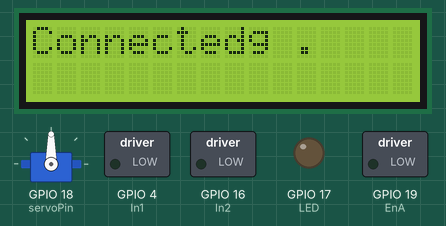
A program run on a simulated ESP32. Shown: servo, 16×2 character LCD, switched loads named in the program (green lamp = pin HIGH), output pins drawn as LEDs (lit = HIGH). WiFi joins after 1.5 s; servers stay silent unless stated; the Firebase database answers and starts empty; what the program prints to the serial monitor is not drawn.

Above: at 1.6 s.
Timing chart, 0 to 4.5 s (numbered marks = the images above):
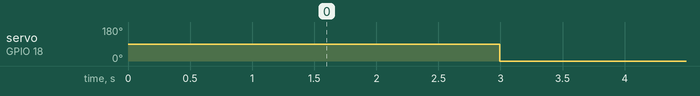

Measured:
- by itself, servo on GPIO 18 (servoPin): 90° → 0° at 3.0 s

The program:

main.cpp
```cpp
#include <WiFi.h>
#include <LiquidCrystal_I2C.h>
#include <Firebase_ESP_Client.h>
#include <ESP32_Servo.h>
#include <addons/TokenHelper.h>
#include <addons/RTDBHelper.h>
#include <secrets.h>
// -- Pinouts and instances
// Motor A
#define EnA 19
#define In1 4
#define In2 16
// led
#define LED 17
// servo
#define servoPin 18

Servo doorServo;                    // create servo object to control a servo
LiquidCrystal_I2C lcd(0x27, 16, 2); // I2C address 0x27, 16 column and 2 rows

// Define Firebase Data object
FirebaseData fbdo;

FirebaseAuth auth;
FirebaseConfig config;

bool boolgate = false;
int stategate = 0;
int gatet0 = 0;

bool booldoor = false;
int statedoor = 0;

int brightnessled = 0;
int firebaseled = 0;
bool boolled = false;

void setup()
{

  Serial.begin(115200);
  doorServo.attach(servoPin); // attaches the servo on pin 18 to the servo object

  // setup  LED
  // pinMode(LED, OUTPUT);
  pinMode(EnA, OUTPUT);

  pinMode(In1, OUTPUT);
  pinMode(In2, OUTPUT);

  pinMode(LED, OUTPUT);

  lcd.init(); // initialize the lcd
  lcd.backlight();

  WiFi.begin(WIFI_SSID, WIFI_PASSWORD);
  Serial.print("Connecting to Wi-Fi");
  lcd.setCursor(0, 0); // Move cursor to (0, 0)
  lcd.print("Connecting .");

  while (WiFi.status() != WL_CONNECTED)
  {
    Serial.print(".");
    delay(300);
  }
  Serial.println();
  Serial.print("Connected with IP: ");
  Serial.println(WiFi.localIP());
  Serial.println();

  // Firbase stuff
  Serial.printf("Firebase Client v%s\n\n", FIREBASE_CLIENT_VERSION);
  /* Assign the api key (required) */
  config.api_key = API_KEY;
  /* Assign the user sign in credentials */
  auth.user.email = USER_EMAIL;
  auth.user.password = USER_PASSWORD;
  /* Assign the RTDB URL (required) */
  config.database_url = DATABASE_URL;
  /* Assign the callback function for the long running token generation task */
  config.token_status_callback = tokenStatusCallback; // see addons/TokenHelper.h
  Firebase.begin(&config, &auth);
  // Comment or pass false value when WiFi reconnection will control by your code or third party library
  Firebase.reconnectWiFi(true);
  Firebase.setDoubleDigits(5);
  // -- end of firebase stuff

  lcd.setCursor(0, 0); // Move cursor to (0, 0)
  lcd.print("Connected");
  delay(500);
  lcd.clear();
  // set servo to init position
  doorServo.write(90); // Servo closed at position 90
  // initialize firbase instances
  Serial.printf("Get int ref... %s\n", Firebase.RTDB.setBool(&fbdo, F("/door"), 0) ? "ok" : fbdo.errorReason().c_str());
  Serial.printf("Get int ref... %s\n", Firebase.RTDB.setBool(&fbdo, F("/gate"), 0) ? "ok" : fbdo.errorReason().c_str());
  Serial.printf("Get int ref... %s\n", Firebase.RTDB.setBool(&fbdo, F("/led"), 0) ? "ok" : fbdo.errorReason().c_str());

  lcd.clear();
}
void motorControlgate(bool clockwise)
{
  // Motor control logic using L298N driver
  digitalWrite(In1, clockwise ? HIGH : LOW);
  digitalWrite(In2, clockwise ? LOW : HIGH);
  // Adjust the motor speed as needed by setting the PWM values on EnA and EnB
  analogWrite(EnA, 255); // Adjust the value (0 to 255) for speed control
}

void motorStop()
{
  // Adjust the motor speed as needed by setting the PWM values on EnA and EnB
  // Adjust the value (0 to 255) for speed control
  analogWrite(EnA, 0);
}
int menu = 0;
String fstatus = "off";
int distance = -1;
void get_firebase_data()
{
  distance = -1;
  fstatus = "off";
  menu = 0;
  Serial.printf("Get int ref... %s\n", Firebase.RTDB.getInt(&fbdo, F("/fdistance"), &distance) ? "ok" : fbdo.errorReason().c_str());
  Serial.printf("Get int ref... %s\n", Firebase.RTDB.getString(&fbdo, F("/fstatus"), &fstatus) ? "ok" : fbdo.errorReason().c_str());
  Serial.printf("Get int ref... %s\n", Firebase.RTDB.getInt(&fbdo, F("/menu"), &menu) ? "ok" : fbdo.errorReason().c_str());
  if (menu == 1)
  {
    boolgate = true;
    booldoor = false;
    boolled = false;
  }
  else if (menu == 2)
  {
    // booldoor =  true ;
    boolgate = false;
    booldoor = false;
    boolled = true;
  }
  else if (menu == 3)
  {
    boolled = false;
    boolgate = false;
    booldoor = true;
  }
  else
  {
    distance = -1;
    fstatus = "off";
    menu = 0;
    boolled = false;
    boolgate = false;
    booldoor = false;
  }
}
void loop()
{
  // open gate
  get_firebase_data();
  if (boolgate == true)
  {
    gatet0 = millis();
    if (fstatus == "on")
    {
      if (millis() - gatet0 < 500)
      {
        // digitalWrite(LED, HIGH );
        motorControlgate(true);
        Serial.printf("Get int ref... %s\n", Firebase.RTDB.setBool(&fbdo, F("/door"), 0) ? "ok" : fbdo.errorReason().c_str());
        Serial.printf("Get int ref... %s\n", Firebase.RTDB.setBool(&fbdo, F("/gate"), 1) ? "ok" : fbdo.errorReason().c_str());
        Serial.printf("Get int ref... %s\n", Firebase.RTDB.setBool(&fbdo, F("/led"), 0) ? "ok" : fbdo.errorReason().c_str());
      }
      else if (millis() - gatet0 < 1000)
      {
        motorControlgate(false);
      }
      else
      {
        motorStop();
        boolgate = false;
      }
    }
    // }else if(fstatus == "off"){
    //   if(millis() - gatet0 < 1000){
    //    // digitalWrite(LED, HIGH );
    //     motorControlgate(false);
    //   }
    else
    {
      motorStop();

      Serial.printf("Get int ref... %s\n", Firebase.RTDB.setBool(&fbdo, F("/door"), 0) ? "ok" : fbdo.errorReason().c_str());
      Serial.printf("Get int ref... %s\n", Firebase.RTDB.setBool(&fbdo, F("/gate"), 0) ? "ok" : fbdo.errorReason().c_str());
      Serial.printf("Get int ref... %s\n", Firebase.RTDB.setBool(&fbdo, F("/led"), 0) ? "ok" : fbdo.errorReason().c_str());
    }
  }
  else
  {
    stategate = 0;
    motorStop();
  }

  // dooor
  if (booldoor == true)
  {

    if (fstatus == "on")
    {

      doorServo.write(90); // Adjust the angle for opening
      Serial.printf("Get int ref... %s\n", Firebase.RTDB.setBool(&fbdo, F("/door"), 1) ? "ok" : fbdo.errorReason().c_str());
      Serial.printf("Get int ref... %s\n", Firebase.RTDB.setBool(&fbdo, F("/gate"), 0) ? "ok" : fbdo.errorReason().c_str());
      Serial.printf("Get int ref... %s\n", Firebase.RTDB.setBool(&fbdo, F("/led"), 0) ? "ok" : fbdo.errorReason().c_str());
    }
    else if (fstatus == "off")
    {

      // Close the servo motor
      doorServo.write(0); // Adjust the angle for closing
      Serial.printf("Get int ref... %s\n", Firebase.RTDB.setBool(&fbdo, F("/door"), 0) ? "ok" : fbdo.errorReason().c_str());
      Serial.printf("Get int ref... %s\n", Firebase.RTDB.setBool(&fbdo, F("/gate"), 0) ? "ok" : fbdo.errorReason().c_str());
      Serial.printf("Get int ref... %s\n", Firebase.RTDB.setBool(&fbdo, F("/led"), 0) ? "ok" : fbdo.errorReason().c_str());
    }
  }
  else
  {
    statedoor = 0;
    doorServo.write(0); // Stop the servo
  }

  /// KED
  if (boolled == true)
  {

    // if ( )
    if (fstatus == "off")
    {
      Serial.printf("Get int ref... %s\n", Firebase.RTDB.setBool(&fbdo, F("/door"), 0) ? "ok" : fbdo.errorReason().c_str());
      Serial.printf("Get int ref... %s\n", Firebase.RTDB.setBool(&fbdo, F("/gate"), 0) ? "ok" : fbdo.errorReason().c_str());
      Serial.printf("Get int ref... %s\n", Firebase.RTDB.setBool(&fbdo, F("/led"), 1) ? "ok" : fbdo.errorReason().c_str());
      brightnessled = map(firebaseled, -1, 150, 0, 1023);
    analogWrite(LED, brightnessled);


    }
    else
    {
      Serial.printf("Get int ref... %s\n", Firebase.RTDB.setBool(&fbdo, F("/door"), 0) ? "ok" : fbdo.errorReason().c_str());
      Serial.printf("Get int ref... %s\n", Firebase.RTDB.setBool(&fbdo, F("/gate"), 0) ? "ok" : fbdo.errorReason().c_str());
      Serial.printf("Get int ref... %s\n", Firebase.RTDB.setBool(&fbdo, F("/led"), 0) ? "ok" : fbdo.errorReason().c_str());
     brightnessled = 0 ;
     analogWrite(LED, brightnessled);

    }
    // brightnessled = map(firebaseled, -1, 150, 0, 255);


  }
}
```

secrets.h
```cpp
#ifndef SECREST
#define SECREST
#define WIFI_SSID "Mokh"
#define WIFI_PASSWORD "*********"
#define API_KEY "***************************************"

/* 3. Define the RTDB URL */
#define DATABASE_URL "*************************************************************************"   //<databaseName>.firebaseio.com or <databaseName>.<region>.firebasedatabase.app

/* 4. Define the user Email and password that alreadey registerd or added in your project */
#define USER_EMAIL "*********************"
#define USER_PASSWORD "*************"
#endif
```
